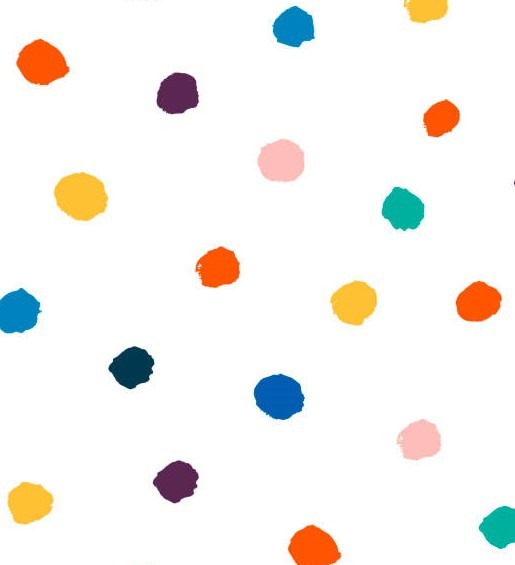
#> input picture lab3/dot2.jpg, 515 x 565 px
$ python counting_dots.py
#> lines starting #> are read from the running program, lines starting #| are printed output that depends on the picture; after the words box and inside, x2 and y2 are one past the last pixel; in counts of white or black regions, pixels touching at a corner belong together
import cv2
import numpy as np
from IPython.display import Image, display
from matplotlib import pyplot as plt

path = 'dot2.jpg'

#convert to grayscale
img = cv2.imread(path,0)
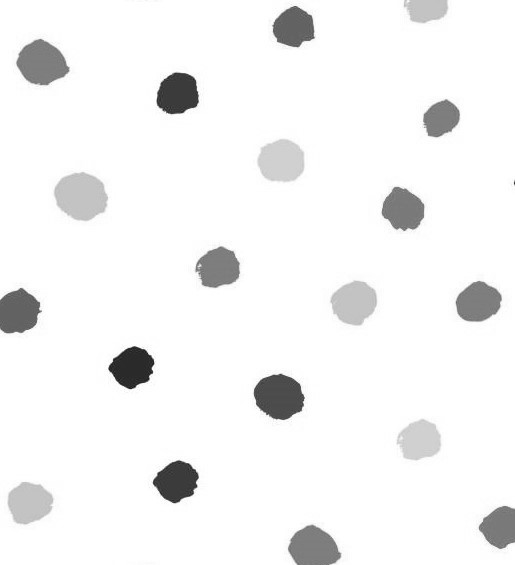
#> img: shape (565, 515); min 18, max 255, mean 243.5
#display image


cv2.imshow("image",img)
cv2.waitKey(0)
cv2.destroyAllWindows()

ret,bin_img = cv2.threshold(img, 0, 255, cv2.THRESH_BINARY_INV+cv2.THRESH_OTSU)
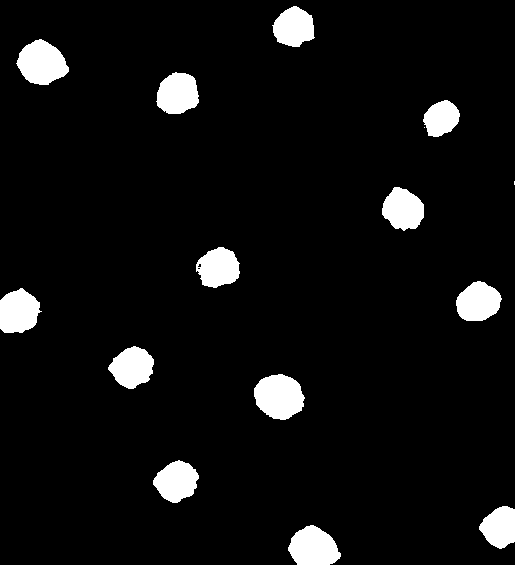
#> bin_img: shape (565, 515); 6.1% white; 15 white regions (2 under 20 px), largest, box (x1, y1, x2, y2) and area: (254, 374, 305, 420) 1754, (16, 39, 69, 85) 1672, (288, 525, 341, 565) 1553
#> ret = 177

cv2.imshow('image',bin_img)
cv2.waitKey(0)
cv2.destroyAllWindows()

$ run again, with lab3/dot1.jpg copied over lab3/dot2.jpg
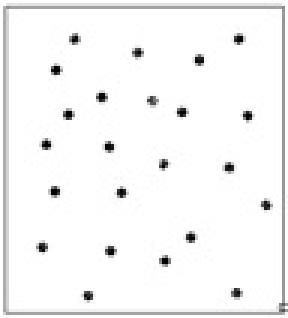
#> input picture lab3/dot1.jpg, 96 x 106 px (shown 3 times larger)
#> img is the input picture: shape (106, 96); min 0, max 255, mean 245.7
#> `ret,bin_img = cv2.threshold(img, 0, 255, cv2.THRESH_BINARY_INV+cv2.THR..`:
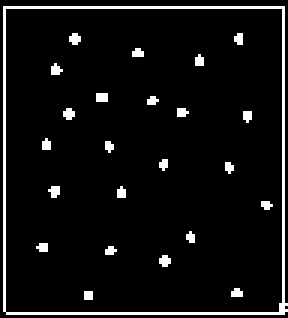
#> bin_img: shape (106, 96) (shown 3 times larger); 6.2% white in thin lines or dots
#> ret = 191
